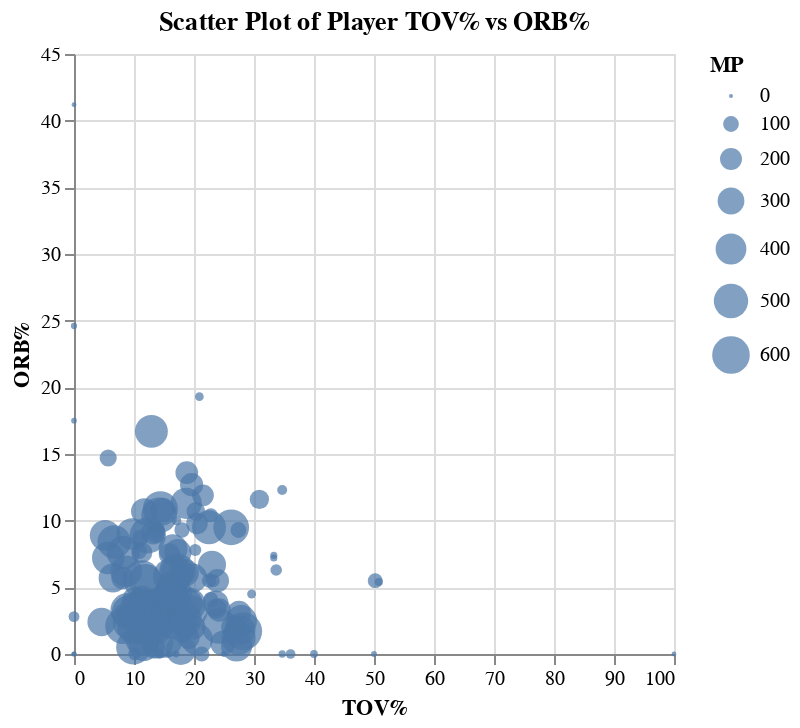

Notebook source saved alongside this figure:
### Code cell
# Assuming df is your DataFrame
scatter = alt.Chart(df).mark_circle().encode(
    x='TOV%',
    y='ORB%',
    size='MP',
    tooltip=['Player', 'MP', 'TOV%', 'ORB%']
).properties(
    title='Scatter Plot of Player TOV% vs ORB%'
)

# Display the chart
scatter

### Figure 1 — Vega-Lite specification as saved in the notebook (floating-point values rounded to 4 significant figures; data arrays with more than 128 entries replaced by an {"elided": "..."} marker saying what was removed)
{"config": {"view": {"continuousWidth": 300, "continuousHeight": 300}}, "data": {"name": "data-843f4ac416852670bfe14a54a8f61ec0"}, "mark": {"type": "circle"}, "encoding": {"size": {"field": "MP", "type": "quantitative"}, "tooltip": [{"field": "Player", "type": "nominal"}, {"field": "MP", "type": "quantitative"}, {"field": "TOV%", "type": "quantitative"}, {"field": "ORB%", "type": "quantitative"}], "x": {"field": "TOV%", "type": "quantitative"}, "y": {"field": "ORB%", "type": "quantitative"}}, "title": "Scatter Plot of Player TOV% vs ORB%", "$schema": "https://vega.github.io/schema/vega-lite/v5.8.0.json", "datasets": {"data-843f4ac416852670bfe14a54a8f61ec0": {"elided": "148 records"}}}
